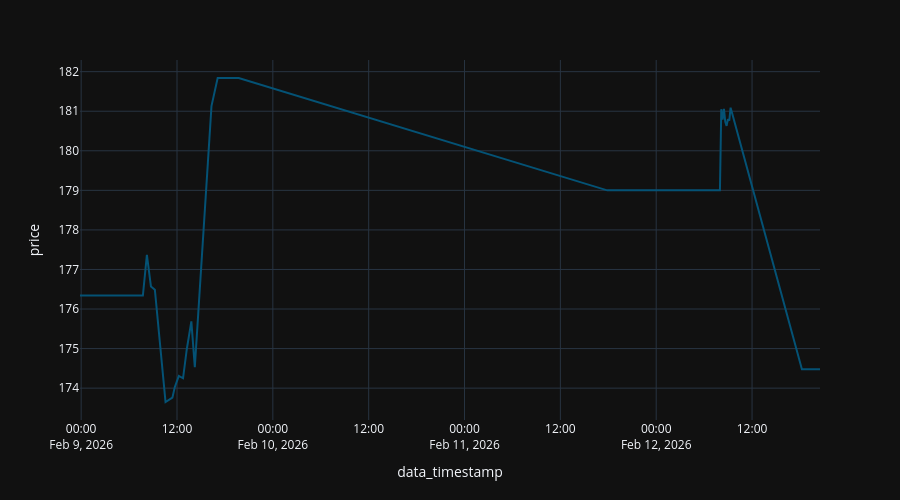

Notebook code cell kept with this figure:
### Code cell
x = df[df['ticker'] == asset_name][['data_timestamp', 'price', 'ticker']].sort_values(by="data_timestamp")

fig = px.line (
  x,
  "data_timestamp",
  "price",
#   color_discrete_sequence="Tealgrn_r",
)

fig.update_layout (
  height=500,
)

### Figure 1 — Plotly figure (JSON) as saved in the notebook; plotly's stock layout.template omitted (floating-point values rounded to 4 significant figures; data arrays with more than 128 entries replaced by an {"elided": "..."} marker saying what was removed)
{"data": [{"hovertemplate": "data_timestamp=%{x}<br>price=%{y}<extra></extra>", "legendgroup": "", "line": {"color": "rgb(4, 82, 117)", "dash": "solid"}, "marker": {"symbol": "circle"}, "mode": "lines", "name": "", "orientation": "v", "showlegend": false, "type": "scatter", "x": {"elided": "160 str values"}, "xaxis": "x", "y": {"elided": "160 float values"}, "yaxis": "y"}], "layout": {"height": 500, "legend": {"tracegroupgap": 0}, "margin": {"t": 60}, "xaxis": {"anchor": "y", "domain": [0, 1], "title": {"text": "data_timestamp"}}, "yaxis": {"anchor": "x", "domain": [0, 1], "title": {"text": "price"}}}}
